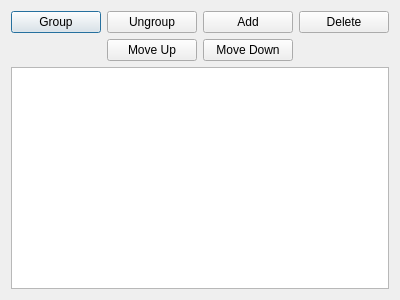
<?xml version="1.0" encoding="UTF-8"?>
<ui version="4.0">
 <class>LayerViewer</class>
 <widget class="QDialog" name="LayerViewer">
  <property name="geometry">
   <rect>
    <x>0</x>
    <y>0</y>
    <width>400</width>
    <height>300</height>
   </rect>
  </property>
  <property name="windowTitle">
   <string>Layer Viewer</string>
  </property>
  <property name="windowIcon">
   <iconset resource="icons.qrc">
    <normaloff>:/Toolbar/layer1.ico</normaloff>:/Toolbar/layer1.ico</iconset>
  </property>
  <property name="locale">
   <locale language="English" country="UnitedStates"/>
  </property>
  <layout class="QVBoxLayout" name="verticalLayout">
   <item>
    <layout class="QGridLayout" name="gridLayout">
     <item row="0" column="0">
      <widget class="QPushButton" name="buttonGroupLayer">
       <property name="text">
        <string>Group</string>
       </property>
      </widget>
     </item>
     <item row="0" column="3">
      <widget class="QPushButton" name="buttonDeleteLayer">
       <property name="text">
        <string>Delete</string>
       </property>
      </widget>
     </item>
     <item row="0" column="2">
      <widget class="QPushButton" name="buttonAddLayer">
       <property name="text">
        <string>Add</string>
       </property>
      </widget>
     </item>
     <item row="0" column="1">
      <widget class="QPushButton" name="buttonUngroupLayer">
       <property name="text">
        <string>Ungroup</string>
       </property>
      </widget>
     </item>
     <item row="1" column="1">
      <widget class="QPushButton" name="buttonMoveUp">
       <property name="text">
        <string>Move Up</string>
       </property>
      </widget>
     </item>
     <item row="1" column="2">
      <widget class="QPushButton" name="buttonMoveDown">
       <property name="text">
        <string>Move Down</string>
       </property>
      </widget>
     </item>
    </layout>
   </item>
   <item>
    <widget class="LayerTreeView" name="treeView"/>
   </item>
  </layout>
 </widget>
 <customwidgets>
  <customwidget>
   <class>LayerTreeView</class>
   <extends>QTreeView</extends>
   <header>layertreeview.h</header>
  </customwidget>
 </customwidgets>
 <resources>
  <include location="icons.qrc"/>
 </resources>
 <connections/>
</ui>
